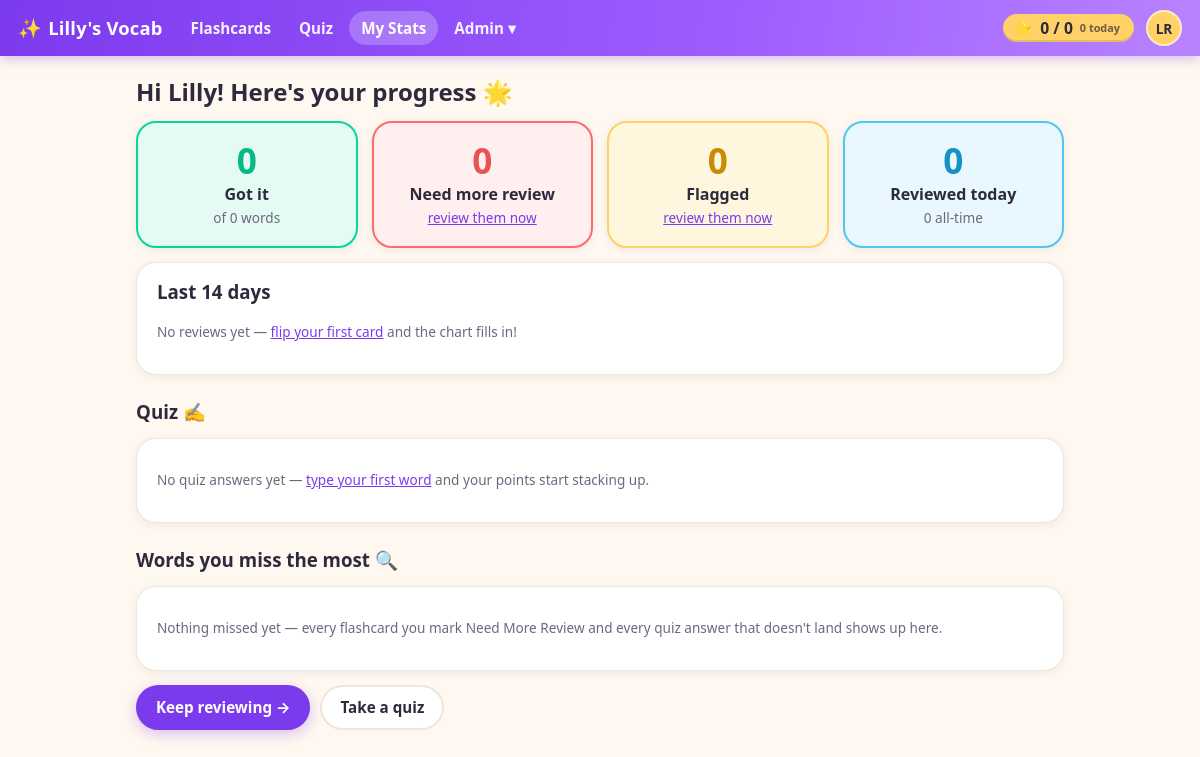
/progress/index.php (signed in), run on the app's committed database.
### tables this page shows
CREATE TABLE settings (
  id INT AUTO_INCREMENT PRIMARY KEY,
  key_name VARCHAR(191) NOT NULL UNIQUE,
  value LONGTEXT NULL,
  updated_at DATETIME NOT NULL DEFAULT CURRENT_TIMESTAMP ON UPDATE CURRENT_TIMESTAMP
);

CREATE TABLE users (
  id INT AUTO_INCREMENT PRIMARY KEY,
  first_name VARCHAR(100) NOT NULL,
  last_name VARCHAR(100) NOT NULL,
  email VARCHAR(255) DEFAULT NULL UNIQUE,
  password_hash VARCHAR(255) NOT NULL DEFAULT '',
  is_admin TINYINT(1) NOT NULL DEFAULT 0 COMMENT 'App administrator',
  email_verify_token VARCHAR(64) DEFAULT NULL,
  email_verified_at DATETIME DEFAULT NULL,
  password_reset_token_hash CHAR(64) DEFAULT NULL,
  password_reset_expires_at DATETIME DEFAULT NULL,
  shuffle_seed INT UNSIGNED DEFAULT NULL COMMENT 'NULL = original order; set = per-user shuffled deck order',
  deck_position INT NOT NULL DEFAULT 0 COMMENT 'Resume point in the full deck (index of the next card)',
  created_at DATETIME NOT NULL DEFAULT CURRENT_TIMESTAMP
);

### lib/ApplicationUI.php (the view, shortened to what the rows shown need)
<?php
require_once __DIR__ . '/../config.php';
require_once __DIR__ . '/../settings.php';
require_once __DIR__ . '/FlashcardProgress.php';
class ApplicationUI {
    public static function staticResourceUrl(string $path): string {
        $filePath = __DIR__ . '/../' . ltrim($path, '/');
        $version = @filemtime($filePath);
        return $path . '?v=' . $version;
    }
    public static function cssLink(string $path): string {
        $url = self::staticResourceUrl($path);
        return '<link rel="stylesheet" href="' . htmlspecialchars($url, ENT_QUOTES, 'UTF-8') . '">';
    }
    public static function jsScript(string $path): string {
        $url = self::staticResourceUrl($path);
        return '<script src="' . htmlspecialchars($url, ENT_QUOTES, 'UTF-8') . '"></script>';
    }
    public static function scoreChipHtml(int $userId): string {
        $score = FlashcardProgress::getScoreSummary($userId);
        return '<a class="score-chip" id="score-chip" href="/progress/" title="Words you\'ve got — tap for stats">'
             . '<span class="score-star" aria-hidden="true">&#11088;</span>'
             . '<span class="score-numbers"><span id="score-mastered">' . number_format($score['mastered']) . '</span>'
             . ' / <span id="score-total">' . number_format($score['total_words']) . '</span></span>'
             . '<span class="score-today"><span id="score-today">' . number_format($score['reviewed_today']) . '</span> today</span>'
             . '</a>';
    }
    public static function headerHtml(string $title): void {
        $u = current_user();
        $script = $_SERVER['SCRIPT_NAME'] ?? '';
        $siteTitle = Settings::siteTitle();
        echo '<!doctype html><html><head><meta charset="utf-8"><meta name="viewport" content="width=device-width,initial-scale=1">';
        echo self::cssLink('/styles.css');
        echo '</head><body>';
        if ($u) {
            $navItems = [
                ['path' => '/review/', 'label' => 'Flashcards', 'prefixes' => ['/review/', '/index.php']],
                ['path' => '/quiz/', 'label' => 'Quiz', 'prefixes' => ['/quiz/']],
                ['path' => '/progress/', 'label' => 'My Stats', 'prefixes' => ['/progress/']],
            ];
            echo '<header class="topbar">';
            echo '<a class="brand" href="/review/"><span class="brand-mark" aria-hidden="true">&#10024;</span> ' . h($siteTitle) . '</a>';
            echo '<nav class="topnav">';
            foreach ($navItems as $item) {
                $active = false;
                foreach ($item['prefixes'] as $prefix) {
                    if (strpos($script, $prefix) === 0) { $active = true; break; }
                }
                echo '<a href="' . h($item['path']) . '"' . ($active ? ' class="active"' : '') . '>' . h($item['label']) . '</a>';
            }
            if (!empty($u['is_admin'])) {
                $inAdmin = strpos($script, '/admin/') === 0;
                $adminItems = [
                    ['path' => '/admin/words.php', 'label' => 'Words'],
                    ['path' => '/admin/import/upload.php?flow=words', 'label' => 'Import Words'],
                    ['path' => '/admin/users.php', 'label' => 'Users'],
                    ['path' => '/admin/settings.php', 'label' => 'Settings'],
                    ['path' => '/admin/activity_log.php', 'label' => 'Activity Log'],
                    ['path' => '/admin/email_log.php', 'label' => 'Email Log'],
                ];
                $adminLinks = '';
                foreach ($adminItems as $item) {
                    $active = $inAdmin && basename(parse_url($item['path'], PHP_URL_PATH)) === basename($script);
                    $adminLinks .= '<a href="' . h($item['path']) . '" role="menuitem"' . ($active ? ' class="active"' : '') . '>' . h($item['label']) . '</a>';
                }
                echo '<span class="menu-wrap">'
                   . '<button type="button" id="adminToggle" class="topnav-toggle' . ($inAdmin ? ' active' : '') . '" aria-expanded="false" aria-controls="adminMenu">Admin &#9662;</button>'
                   . '<span id="adminMenu" class="popup-menu hidden" role="menu" aria-hidden="true">' . $adminLinks . '</span>'
                   . '</span>';
            }
            echo '</nav>';
            echo '<div class="topbar-right">';
            echo self::scoreChipHtml((int)$u['id']);
            $initials = strtoupper((string)substr((string)($u['first_name'] ?? ''), 0, 1) . (string)substr((string)($u['last_name'] ?? ''), 0, 1));
            $name = trim((string)($u['first_name'] ?? '') . ' ' . (string)($u['last_name'] ?? ''));
            echo '<span class="menu-wrap">'
               . '<button type="button" id="profileToggle" class="avatar" aria-expanded="false" aria-controls="profileMenu" title="' . h($name) . '" aria-label="Account menu for ' . h($name) . '">' . h($initials) . '</button>'
               . '<span id="profileMenu" class="popup-menu popup-menu-right hidden" role="menu" aria-hidden="true">'
               .   '<a href="/profile/change_password.php" role="menuitem">Change Password</a>'
               .   '<a href="/logout.php" role="menuitem">Logout</a>'
               . '</span>'
               . '</span>';
            echo '</div>';
            echo '</header>';
            echo '<div class="content"><main>';
        } else {
            echo '<header class="topbar"><a class="brand" href="/login.php"><span class="brand-mark" aria-hidden="true">&#10024;</span> ' . h($siteTitle) . '</a></header>';
            echo '<div class="content"><main>';
        }
    }
    public static function footerHtml(): void {
        echo '</main></div>' . self::jsScript('/main.js') . '</body></html>';
    }
}

### progress/index.php (shortened to what the rows shown need)
<?php
require_once __DIR__ . '/../partials.php';
require_once __DIR__ . '/../lib/FlashcardProgress.php';
require_login();
$me = current_user();
header_html('My Stats');
?>
<div class="progress-toolbar">
  <h2>Hi <?=h($me['first_name'])?>! Here's your progress &#127775;</h2>
</div>
<?php footer_html(); ?>

### data on the page
settings: value "Lilly's Vocab"
users: initials "LR", first_name "Lilly"

### other printed values
$item['label'] "Flashcards"
$item['label'] "Quiz"
$item['label'] "My Stats"
$score['mastered'] "0"
$score['total_words'] "0"
$score['reviewed_today'] "0"
$stats['mastered'] "0"
$stats['total_words'] "0"
$stats['needs_review'] "0"
$stats['flagged'] "0"
$stats['reviewed_today'] "0"
$stats['total_reviews'] "0"
